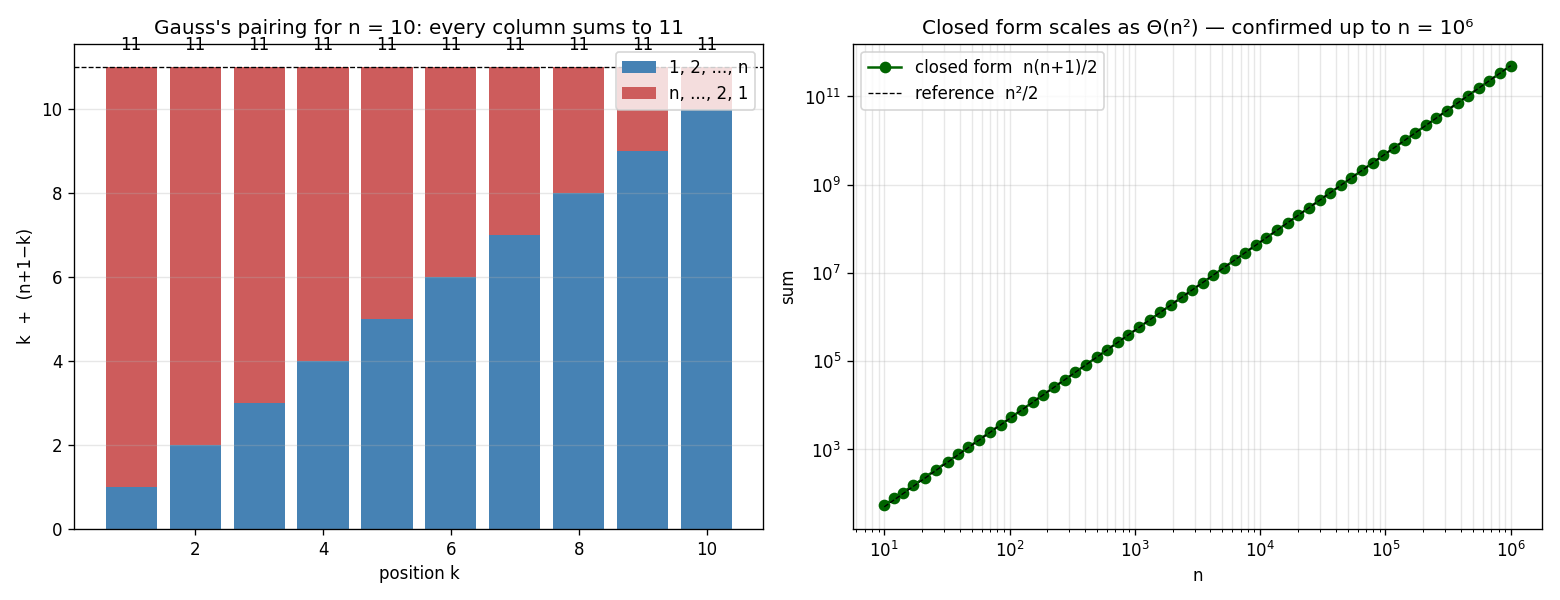

Source code (Python):
"""Gauss's pairing trick: 1+2+...+n = n(n+1)/2.

Legend says young Gauss (~1787, age 9) was punished with summing 1..100 and
finished in seconds. The trick: pair the row 1..100 with its reverse 100..1.
Each pair sums to 101; there are 100 pairs; total is 100·101 = 10100;
divide by 2. The technique is not arithmetic, it is *seeing the symmetry*
of the sequence under reversal — the action of Z/2 on {1,...,n}.
"""
from pathlib import Path

import matplotlib.pyplot as plt
import torch

n_demo = 10
forward = torch.arange(1, n_demo + 1)
backward = torch.arange(n_demo, 0, -1)
pair_sums = forward + backward

print(f"forward   = {forward.tolist()}")
print(f"backward  = {backward.tolist()}")
print(f"pair sums = {pair_sums.tolist()}   (all equal {n_demo + 1})")
print(f"total     = {n_demo} · {n_demo + 1} / 2 = {n_demo * (n_demo + 1) // 2}")

ns = torch.tensor([10, 100, 1_000, 10_000, 100_000, 1_000_000])
print("\nverify formula vs naive sum:")
for n in ns.tolist():
    naive = torch.arange(1, n + 1, dtype=torch.float64).sum().item()
    closed = n * (n + 1) / 2
    print(f"  n = {n:>9}   naive = {naive:.1f}   closed = {closed:.1f}   match = {naive == closed}")

fig, axes = plt.subplots(1, 2, figsize=(13, 5))

ax = axes[0]
x = torch.arange(1, n_demo + 1)
ax.bar(x.numpy(), forward.numpy(), color="steelblue", label="1, 2, ..., n")
ax.bar(x.numpy(), backward.numpy(), bottom=forward.numpy(), color="indianred", label="n, ..., 2, 1")
for xi, total in zip(x.tolist(), pair_sums.tolist()):
    ax.text(xi, total + 0.4, str(total), ha="center", fontsize=10, color="black")
ax.axhline(n_demo + 1, color="k", ls="--", lw=0.8)
ax.set_title(f"Gauss's pairing for n = {n_demo}: every column sums to {n_demo + 1}")
ax.set_xlabel("position k")
ax.set_ylabel("k  +  (n+1−k)")
ax.legend(loc="upper right")
ax.grid(alpha=0.3, axis="y")

ax = axes[1]
ns_plot = torch.logspace(1, 6, 60).long().unique()
closed_form = (ns_plot * (ns_plot + 1) / 2).double()
ax.loglog(ns_plot.numpy(), closed_form.numpy(), "o-", color="darkgreen",
          label="closed form  n(n+1)/2")
ax.loglog(ns_plot.numpy(), (ns_plot.double() ** 2 / 2).numpy(), "k--", lw=0.8,
          label="reference  n²/2")
ax.set_xlabel("n")
ax.set_ylabel("sum")
ax.set_title("Closed form scales as Θ(n²) — confirmed up to n = 10⁶")
ax.legend()
ax.grid(alpha=0.3, which="both")

plt.tight_layout()
out = Path(__file__).with_suffix(".png")
plt.savefig(out, dpi=120)
print(f"\nSaved: {out}")
